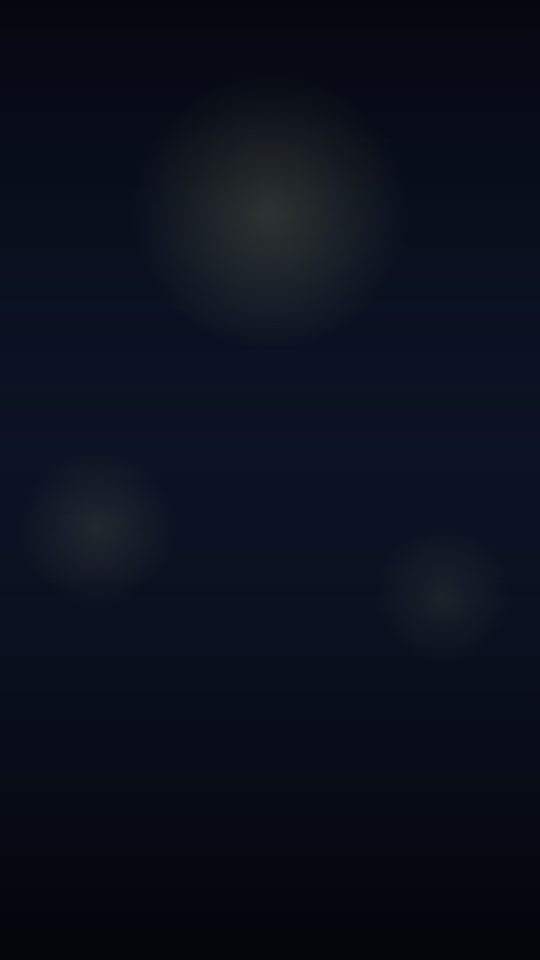
#> input picture games-assets/bcbm/assets/room-bg.jpg, 1080 x 1920 px, found by its file name (shown at 1/2 size)
$ python remove_green_felt_bg.py
#> lines starting #> are read from the running program, lines starting #| are printed output that depends on the picture; after the words box and inside, x2 and y2 are one past the last pixel; in counts of white or black regions, pixels touching at a corner belong together
# -*- coding: utf-8 -*-
"""从 room-bg 去掉中部绿毡牌区（含金框），换成暗木底"""
from __future__ import annotations

from pathlib import Path

import numpy as np
from PIL import Image, ImageEnhance, ImageFilter

ROOT = Path(__file__).resolve().parent.parent
ASSETS = ROOT / 'assets'
BG_JPG = ASSETS / 'room-bg.jpg'
BG_PNG = ASSETS / 'room-bg.png'
PLAIN = ASSETS / 'room-bg-plain.jpg'

# 绿毡+金框整体区域
FELT_BOX = dict(x0=0.024, x1=0.976, y0=0.150, y1=0.835)


def _make_wood_patch(w: int, h: int, ref_rgb: tuple[int, int, int]) -> np.ndarray:
    if PLAIN.exists():
        src = Image.open(PLAIN).convert('RGB')
        sw, sh = src.size
        crop = src.crop((int(sw * 0.08), int(sh * 0.12), int(sw * 0.92), int(sh * 0.58)))
        patch = crop.resize((w, h), Image.Resampling.LANCZOS)
        patch = ImageEnhance.Brightness(patch).enhance(0.42)
        patch = ImageEnhance.Contrast(patch).enhance(1.08)
        patch = patch.filter(ImageFilter.GaussianBlur(radius=0.5))
        arr = np.array(patch, dtype=np.float32)
    else:
        arr = np.zeros((h, w, 3), dtype=np.float32)
        arr[:] = ref_rgb

    # 与参考暗木色对齐
    ref = np.array(ref_rgb, dtype=np.float32)
    mean = arr.reshape(-1, 3).mean(axis=0)
    arr = arr * 0.72 + ref * 0.28
  # 上下略暗
    yy = np.linspace(0, 1, h, dtype=np.float32)[:, None]
    vignette = 1.0 - 0.12 * np.abs(yy - 0.5) * 2
    arr *= vignette[..., None]
    return np.clip(arr, 0, 255).astype(np.uint8)


def remove_green_felt(img: Image.Image) -> Image.Image:
    arr = np.array(img.convert('RGB'), dtype=np.uint8)
#> arr is the input picture: shape (1920, 1080, 3); mean R, G, B 10.6, 15.3, 28.2
    h, w = arr.shape[:2]
#> h = 1920; w = 1080

    x0 = int(w * FELT_BOX['x0'])
#> x0 = 25
    x1 = int(w * FELT_BOX['x1'])
#> x1 = 1054
    y0 = int(h * FELT_BOX['y0'])
#> y0 = 288
    y1 = int(h * FELT_BOX['y1'])
#> y1 = 1603

    ref_y = min(h - 2, y1 + int(h * 0.02))
#> ref_y = 1641
    ref_rgb = tuple(int(x) for x in arr[ref_y, w // 2])
#> ref_rgb = (7, 9, 21)
    fill_arr = _make_wood_patch(x1 - x0, y1 - y0, ref_rgb)
#> in _make_wood_patch, `arr[:] = ref_rgb`:
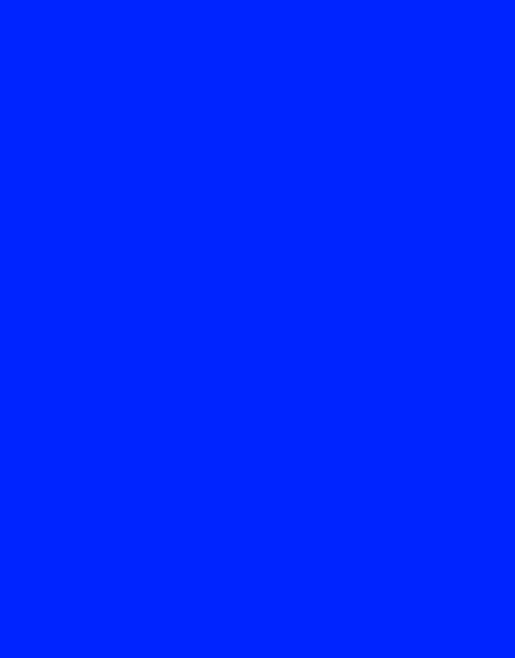
#> arr: shape (1315, 1029, 3) float32 (shown at 1/2 size); mean of channels 0, 1, 2 7, 9, 20.6; drawn with min black and max white
#> in _make_wood_patch, `ref = np.array(ref_rgb, dtype=np.float32)`: ref = [7, 9, 21]
#> in _make_wood_patch, `mean = arr.reshape(-1, 3).mean(axis=0)`: mean = [7, 9, 20.59]
#> in _make_wood_patch, `arr *= vignette[..., None]`:
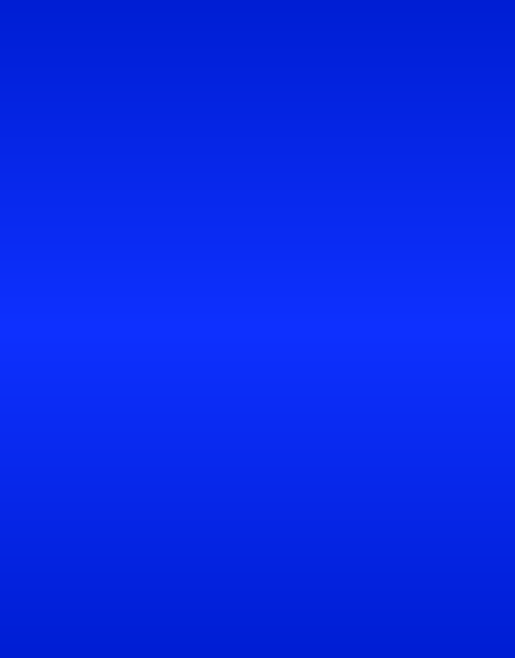
#> arr: shape (1315, 1029, 3) float32 (shown at 1/2 size); mean of channels 0, 1, 2 6.6, 8.4, 19.8; drawn with min black and max white

    out = arr.astype(np.float32)
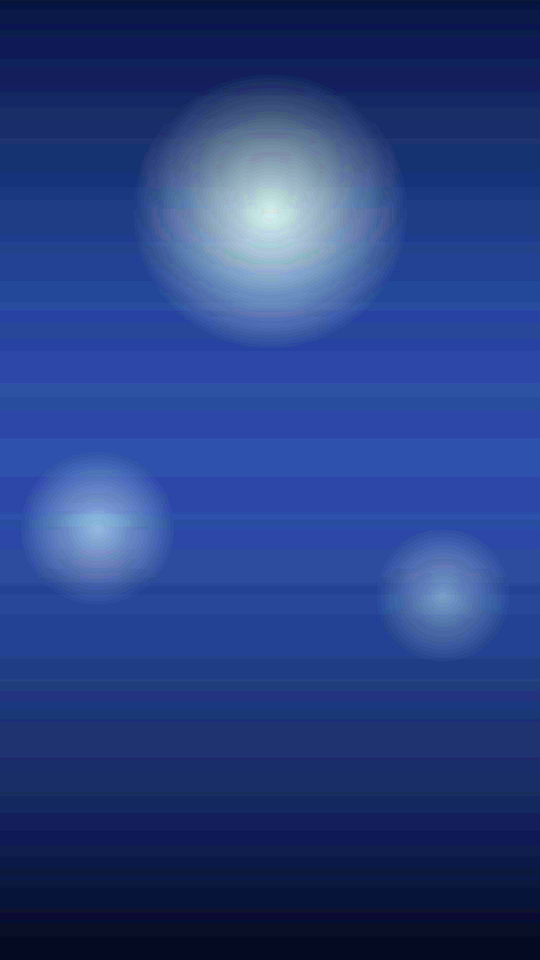
#> out: shape (1920, 1080, 3) float32 (shown at 1/2 size); mean R, G, B 10.5, 15.3, 28.1; drawn with min black and max white
    feather = 16
    ys = np.arange(y0, y1, dtype=np.float32)
#> ys = 1315 values from 288 to 1602
    xs = np.arange(x0, x1, dtype=np.float32)
#> xs = 1029 values from 25 to 1053
    yy, xx = np.meshgrid(ys, xs, indexing='ij')
    dist = np.minimum.reduce([yy - y0, y1 - 1 - yy, xx - x0, x1 - 1 - xx])
    alpha = np.clip(dist / feather, 0, 1)[..., None]

    orig = arr[y0:y1, x0:x1].astype(np.float32)
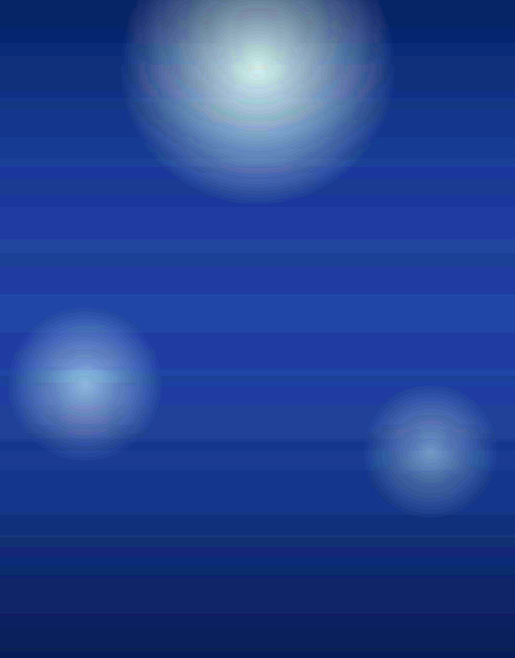
#> orig: shape (1315, 1029, 3) float32 (shown at 1/2 size); mean R, G, B 12.8, 18.3, 32.7; drawn with min black and max white
    patch = fill_arr.astype(np.float32)
    blended = orig * (1 - alpha) + patch * alpha
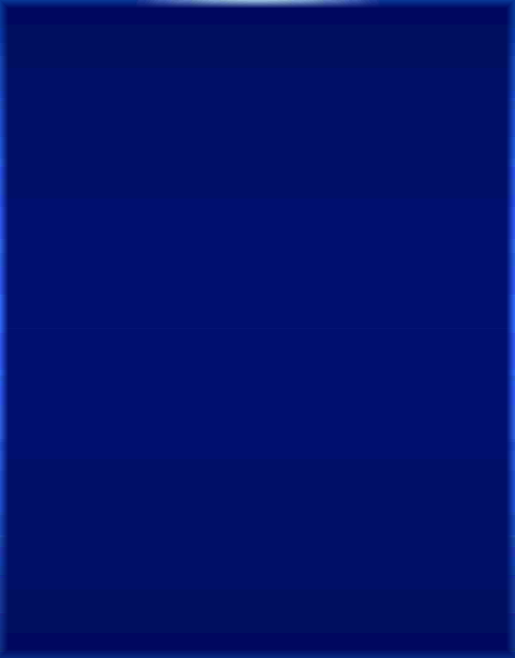
#> blended: shape (1315, 1029, 3) float32 (shown at 1/2 size); mean R, G, B 6.1, 8.2, 19.7; drawn with min black and max white
    out[y0:y1, x0:x1] = blended
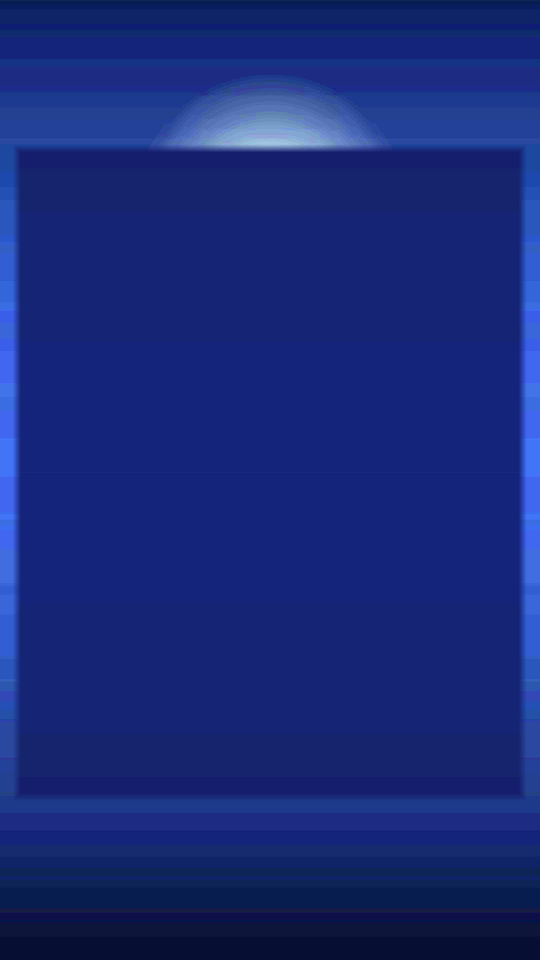
#> out: shape (1920, 1080, 3) float32 (shown at 1/2 size); mean R, G, B 6.3, 8.6, 19.5; drawn with min black and max white

    return Image.fromarray(np.clip(out, 0, 255).astype(np.uint8), 'RGB')
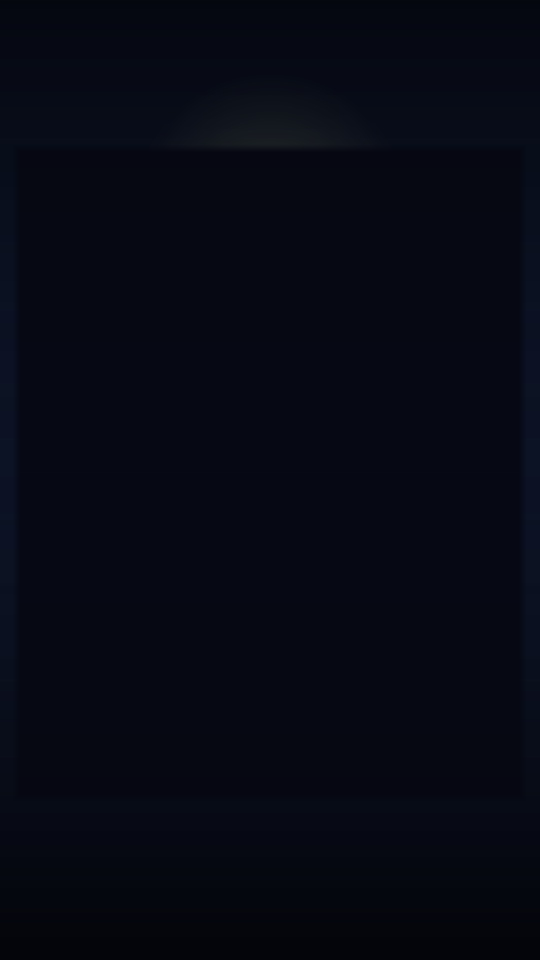
#> returned value: PIL image 1080x1920 RGB (shown at 1/2 size); mean R, G, B 6.3, 8.6, 19.5


def main() -> None:
    if not BG_JPG.exists():
        raise FileNotFoundError(BG_JPG)
    fixed = remove_green_felt(Image.open(BG_JPG))
    fixed.save(BG_JPG, 'JPEG', quality=94, optimize=True, progressive=True)
    fixed.save(BG_PNG, 'PNG', optimize=True)
    print('OK', BG_JPG, BG_PNG, fixed.size)
#| OK bjNew/bj/games-assets/mahjong/assets/room-bg.jpg bjNew/bj/games-assets/mahjong/assets/room-bg.png (1080, 1920)


if __name__ == '__main__':
    main()

$ run again, with _prototype/client-app/assets/images/card-frame-silver.png saved as games-assets/bcbm/assets/room-bg.jpg
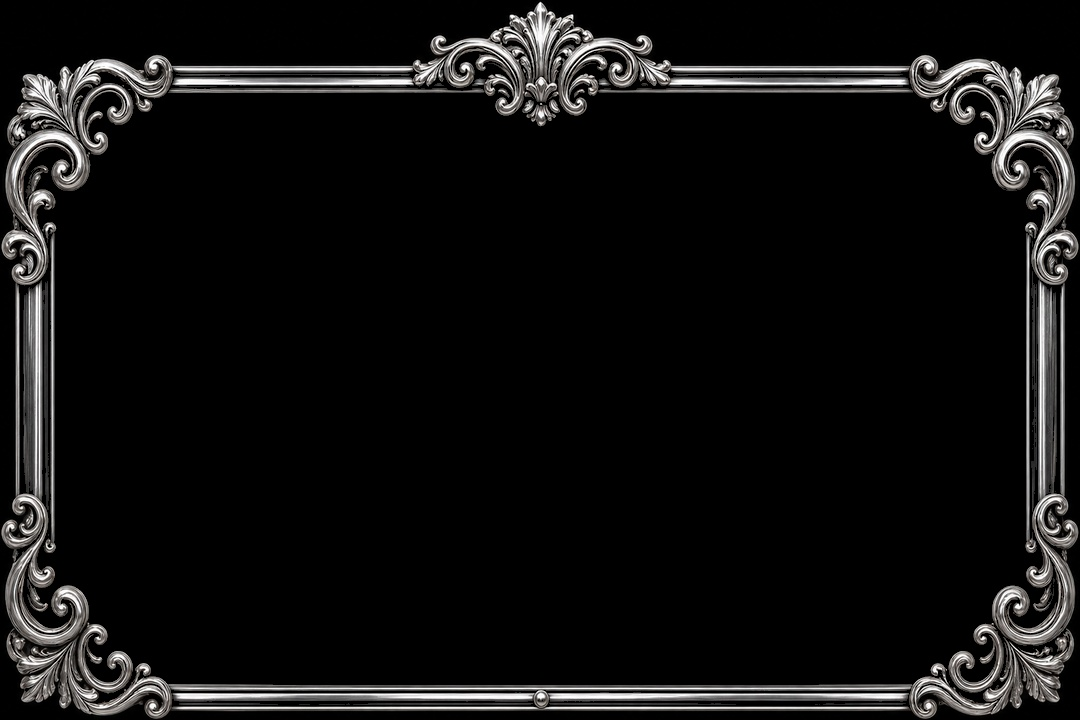
#> input picture _prototype/client-app/assets/images/card-frame-silver.png, 1080 x 720 px, found by its file name
#> in remove_green_felt, arr is the input picture: shape (720, 1080, 3); mean R, G, B 17.7, 17.3, 17.1
#> ref_rgb = (0, 0, 0)
#> arr: shape (493, 1029, 3) float32; every value is 0
#> ref = [0, 0, 0]
#> in remove_green_felt, `blended = orig * (1 - alpha) + patch * alpha`:
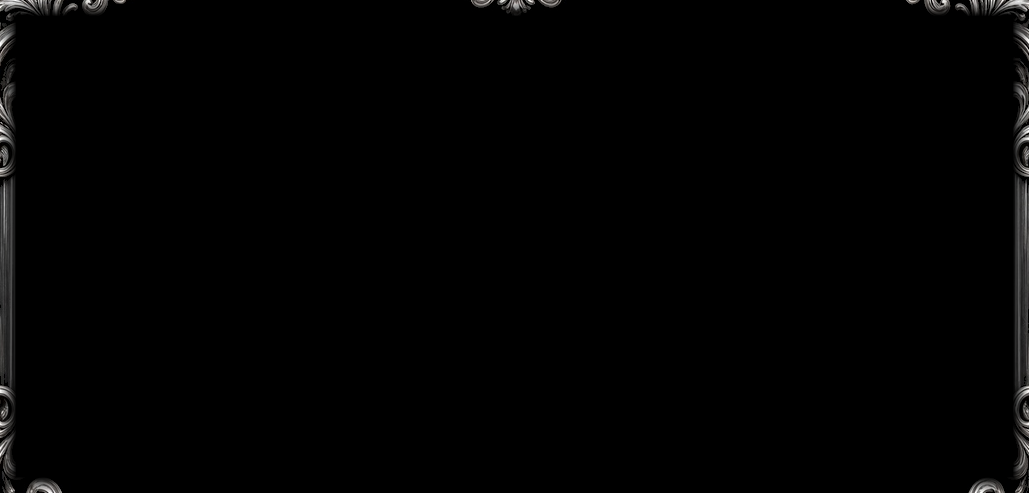
#> blended: shape (493, 1029, 3) float32; mean R, G, B 2.2, 2.1, 2.1
#> in remove_green_felt, `out[y0:y1, x0:x1] = blended`:
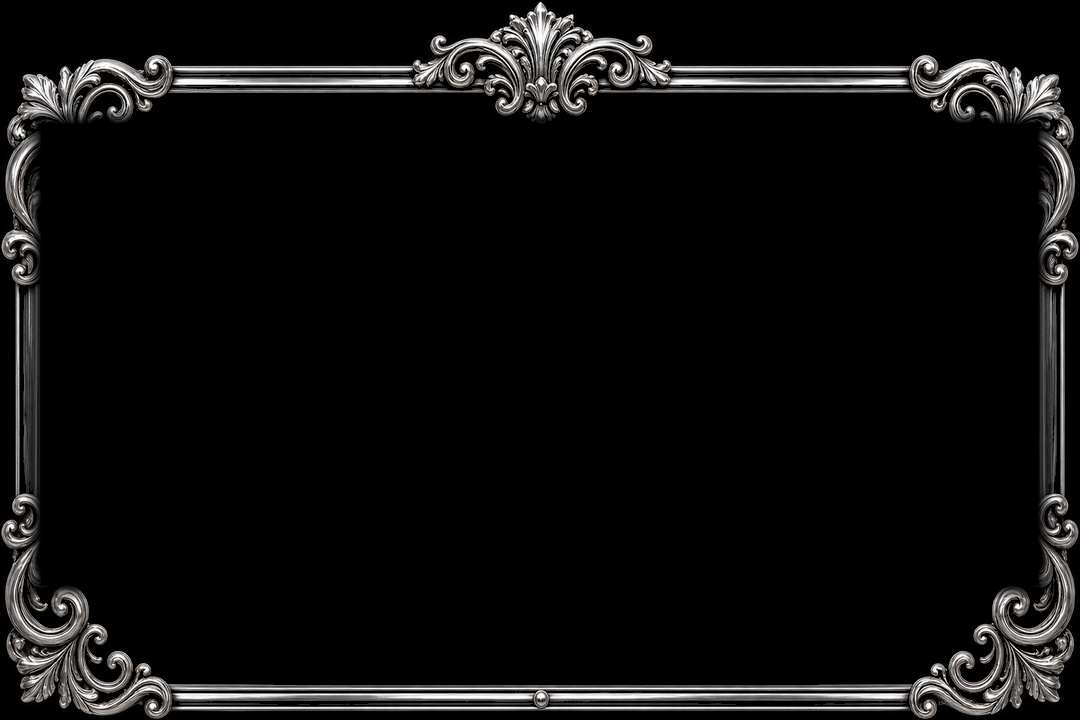
#> out: shape (720, 1080, 3) float32; mean R, G, B 14.5, 14.2, 14
#| OK bjNew/bj/games-assets/mahjong/assets/room-bg.jpg bjNew/bj/games-assets/mahjong/assets/room-bg.png (1080, 720)

$ run again, with _prototype/client-app/assets/images/field-account-gold.png saved as games-assets/bcbm/assets/room-bg.jpg
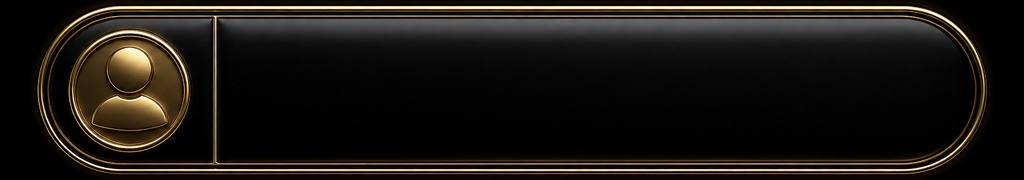
#> input picture _prototype/client-app/assets/images/field-account-gold.png, 1024 x 180 px, found by its file name
#> in remove_green_felt, arr is the input picture: shape (180, 1024, 3); mean R, G, B 28.4, 24.5, 19.5
#> ref_rgb = (1, 1, 1)
#> ref = [1, 1, 1]
#> in _make_wood_patch, `return np.clip(arr, 0, 255).astype(np.uint8)`:
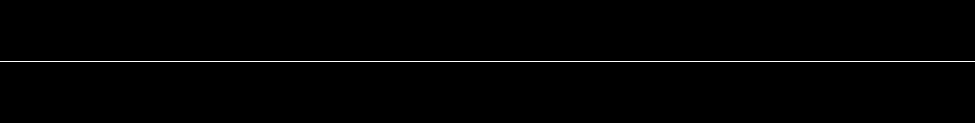
#> returned value: shape (123, 975, 3); values 0 (black) and 1 (white), 0.81% white in thin lines or dots, all inside (x1, y1, x2, y2) = (0, 61, 975, 62)
#> in remove_green_felt, `out[y0:y1, x0:x1] = blended`:
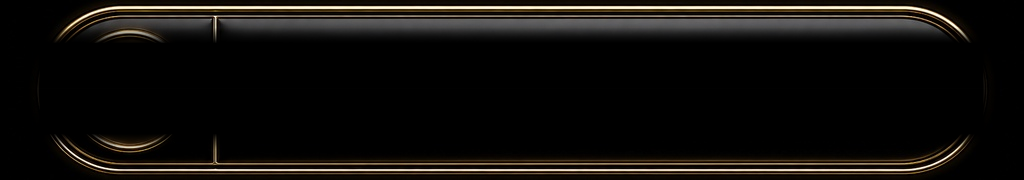
#> out: shape (180, 1024, 3) float32; mean R, G, B 18.1, 15.8, 13
#| OK bjNew/bj/games-assets/mahjong/assets/room-bg.jpg bjNew/bj/games-assets/mahjong/assets/room-bg.png (1024, 180)
